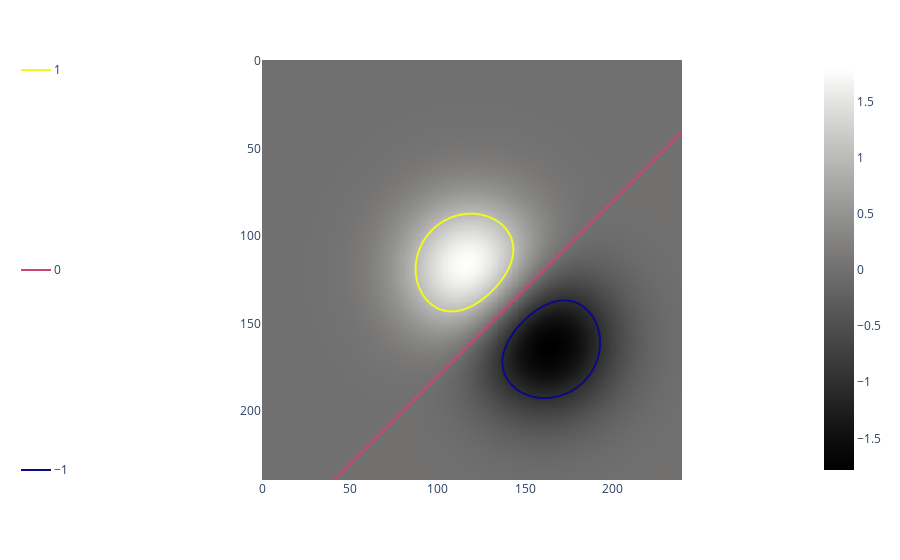

Notebook source saved alongside this figure:
### Code cell
import matplotlib
import numpy as np
import matplotlib.cm as cm
import matplotlib.pyplot as plt

import plotly.express as px
import plotly.graph_objects as go

#Let's define a 2D field, sampled in a grid

delta = 0.025
x = np.arange(-3.0, 3.0, delta)
y = np.arange(-3.0, 3.0, delta)
X, Y = np.meshgrid(x, y)
Z1 = np.exp(-X**2 - Y**2)
Z2 = np.exp(-(X - 1)**2 - (Y - 1)**2)
img = (Z1 - Z2) * 2


fig = px.imshow(img, color_continuous_scale='gray')
fig.add_trace(go.Contour(z=img, showscale=True,
                         contours=dict(start=-1, end=1, size=1, coloring='lines'),
                         line_width=2,
                         colorbar=dict(
                         x=-0.2
                         )
                         
                         ))

### Figure 1 — Plotly figure (JSON) as saved in the notebook; plotly's stock layout.template omitted (floating-point values rounded to 4 significant figures; data arrays with more than 128 entries replaced by an {"elided": "..."} marker saying what was removed)
{"data": [{"coloraxis": "coloraxis", "hovertemplate": "x: %{x}<br>y: %{y}<br>color: %{z}<extra></extra>", "name": "0", "type": "heatmap", "xaxis": "x", "yaxis": "y", "z": {"elided": "240x240 float values"}}, {"colorbar": {"x": -0.2}, "contours": {"coloring": "lines", "end": 1, "size": 1, "start": -1}, "line": {"width": 2}, "showscale": true, "type": "contour", "z": {"elided": "240x240 float values"}}], "layout": {"coloraxis": {"colorscale": [[0, "rgb(0, 0, 0)"], [0.09091, "rgb(16, 16, 16)"], [0.1818, "rgb(38, 38, 38)"], [0.2727, "rgb(59, 59, 59)"], [0.3636, "rgb(81, 80, 80)"], [0.4545, "rgb(102, 101, 101)"], [0.5455, "rgb(124, 123, 122)"], [0.6364, "rgb(146, 146, 145)"], [0.7273, "rgb(171, 171, 170)"], [0.8182, "rgb(197, 197, 195)"], [0.9091, "rgb(224, 224, 223)"], [1, "rgb(254, 254, 253)"]]}, "margin": {"t": 60}, "xaxis": {"anchor": "y", "constrain": "domain", "domain": [0, 1], "scaleanchor": "y"}, "yaxis": {"anchor": "x", "autorange": "reversed", "constrain": "domain", "domain": [0, 1]}}}
